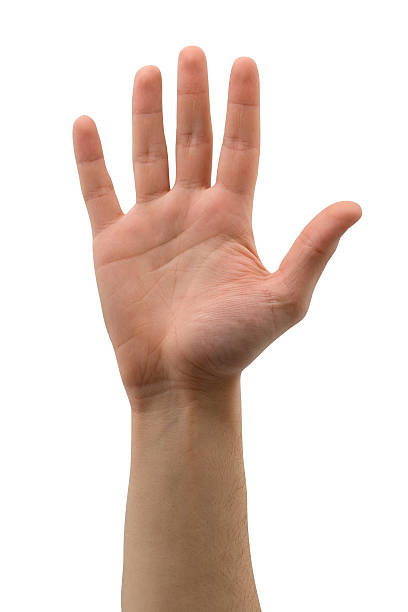
#> input picture AI - Hand Gesture Recognition/Method1-SilhouetteIsolation/hand.jpg, 408 x 612 px
$ python hand_silhouette_isolation.py
#> lines starting #> are read from the running program, lines starting #| are printed output that depends on the picture; after the words box and inside, x2 and y2 are one past the last pixel; in counts of white or black regions, pixels touching at a corner belong together
import cv2
import numpy as np
import matplotlib.pyplot as plt
from sklearn.cluster import DBSCAN

def binary_mapping(image_path):
    # Read the image
    image = cv2.imread(image_path)
    # Convert to grayscale
    gray = cv2.cvtColor(image, cv2.COLOR_BGR2GRAY)
    # Apply Gaussian blur to reduce noise
    blurred = cv2.GaussianBlur(gray, (3, 3), 0)
    # Apply adaptive thresholding
    binary = cv2.adaptiveThreshold(blurred, 255, cv2.ADAPTIVE_THRESH_GAUSSIAN_C, cv2.THRESH_BINARY_INV, 25, 1)
    # Apply morphological operations to fill gaps
    kernel = np.ones((8, 6), np.uint8)
    binary = cv2.morphologyEx(binary, cv2.MORPH_CLOSE, kernel)
    return binary

def find_landmarks(binary_image):
    # Define the region of interest: from the top of the image to the middle
    height, width = binary_image.shape
    roi = binary_image[:height * 3 // 5, :]

    # Find contours in the region of interest
    contours, _ = cv2.findContours(roi, cv2.RETR_EXTERNAL, cv2.CHAIN_APPROX_SIMPLE)
    # Assuming the largest contour is the hand
    hand_contour = max(contours, key=cv2.contourArea)
    # Find convex hull and convexity defects
    hull_indices = cv2.convexHull(hand_contour, returnPoints=False)
    defects = cv2.convexityDefects(hand_contour, hull_indices)

    # Convert hull indices to points
    hull_points = [tuple(hand_contour[idx][0]) for idx in hull_indices.flatten()]

    # Identify key points: fingertips and base of the hand
    landmarks = []
    if defects is not None:
        for i in range(defects.shape[0]):
            s, e, f, d = defects[i, 0]
            start = tuple(hand_contour[s][0])
            end = tuple(hand_contour[e][0])
            landmarks.extend([start, end])

    # Remove duplicate points
    landmarks = list(set(landmarks))

    # Convert landmarks to a numpy array for clustering
    landmarks_array = np.array(landmarks)

    # Apply DBSCAN clustering to combine nearby points
    clustering = DBSCAN(eps=21, min_samples=1).fit(landmarks_array)
    unique_landmarks = []
    for cluster_id in set(clustering.labels_):
        cluster_points = landmarks_array[clustering.labels_ == cluster_id]
        # Compute the average point of the cluster
        mean_point = np.mean(cluster_points, axis=0)
        unique_landmarks.append(tuple(mean_point.astype(int)))

    # Filter out points that are too far from the convex hull (likely on the arm)
    unique_landmarks = [point for point in unique_landmarks if cv2.pointPolygonTest(np.array(hull_points), (int(point[0]), int(point[1])), True) > -50]

    # Ensure we have exactly 5 fingertips
    if len(unique_landmarks) > 5:
        # Sort landmarks based on y-coordinate (height) and keep the top 5 fingertips
        unique_landmarks = sorted(unique_landmarks, key=lambda x: x[1])[:5]
    elif len(unique_landmarks) < 5:
        raise ValueError("Could not identify exactly 5 fingertips.")

    # Find the base of the palm by taking the bottom-most point in the hand contour within the ROI
    base_palm = tuple(max(hand_contour, key=lambda x: x[0][1])[0])
    unique_landmarks.append(base_palm)

    return hand_contour, unique_landmarks


def draw_skeleton(image, hand_contour, landmarks):
    # Draw hand contour
    cv2.drawContours(image, [hand_contour], -1, (0, 255, 0), 2)
    # Draw landmarks
    for point in landmarks:
        cv2.circle(image, point, 5, (0, 0, 255), -1)

    # Connect fingertips to the base of the palm
    base_palm = max(landmarks, key=lambda x: x[1])  # Bottom-most point
    for point in landmarks:
        if tuple(point) != tuple(base_palm):
            cv2.line(image, point, base_palm, (255, 0, 0), 2)

    return image

def main(image_path):
    binary = binary_mapping(image_path)
#> in binary_mapping, image is the input picture: shape (612, 408, 3); mean B, G, R 206.6, 214.2, 230.3
#> in binary_mapping, `gray = cv2.cvtColor(image, cv2.COLOR_BGR2GRAY)`:
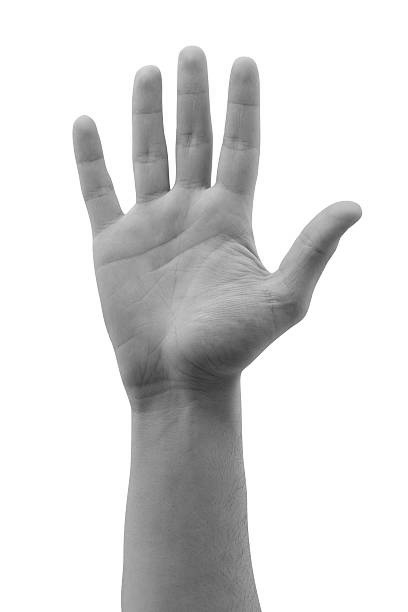
#> gray: shape (612, 408); min 48, max 255, mean 218.1
#> in binary_mapping, `binary = cv2.adaptiveThreshold(blurred, 255, cv2.ADAPTIVE_THRESH_GAUSS..`:
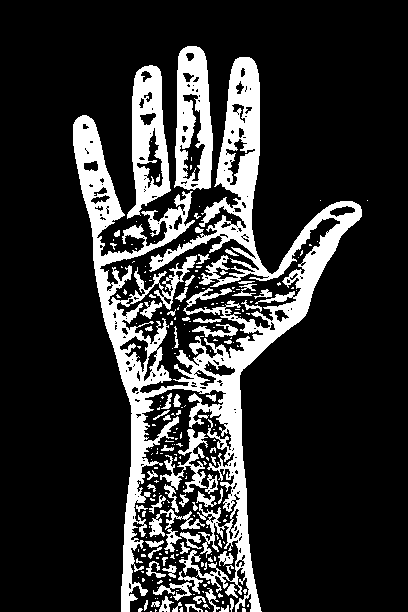
#> binary: shape (612, 408); 18.5% white; 232 white regions (165 under 20 px), largest, box (x1, y1, x2, y2) and area: (73, 57, 362, 612) 32331, (174, 46, 213, 190) 3707, (127, 65, 171, 219) 3566
#> in binary_mapping, `binary = cv2.morphologyEx(binary, cv2.MORPH_CLOSE, kernel)`:
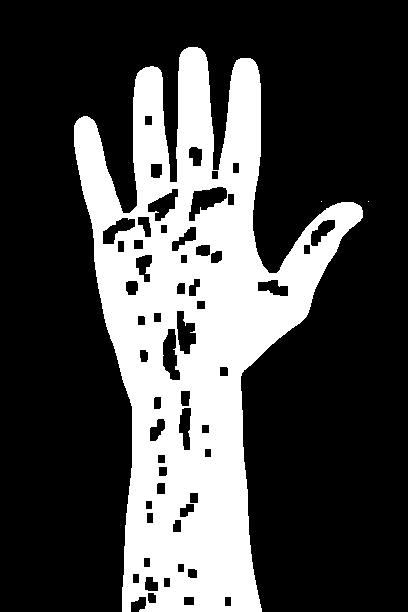
#> binary: shape (612, 408); 28.4% white; 3 white regions (2 under 20 px), largest, box (x1, y1, x2, y2) and area: (74, 47, 363, 612) 70853
    hand_contour, landmarks = find_landmarks(binary)
#> in find_landmarks, `roi = binary_image[:height * 3 // 5, :]`:
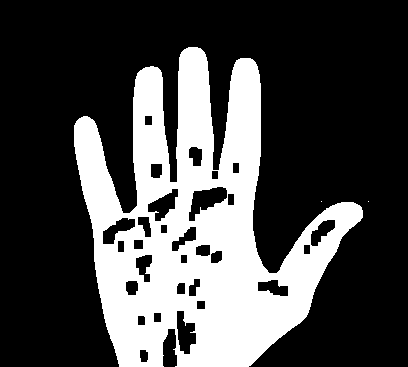
#> roi: shape (367, 408); 29.2% white; 3 white regions (2 under 20 px)
#> in find_landmarks, `contours, _ = cv2.findContours(roi, cv2.RETR_EXTERNAL, cv2.CHAIN_APPRO..`: contours = 3 contours, 2 with area under 20; largest, box (x1, y1, x2, y2) and area: (74, 47, 363, 367) 48045
#> in find_landmarks, `hand_contour = max(contours, key=cv2.contourArea)`: hand_contour = contour of 533 points, box (x1, y1, x2, y2) (74, 47, 363, 367), area 48045
#> in find_landmarks, `hull_indices = cv2.convexHull(hand_contour, returnPoints=False)`: hull_indices = 26 values, max 532 at index 0, min 0 at index 25, mean 236.7
#> in find_landmarks, `defects = cv2.convexityDefects(hand_contour, hull_indices)`: defects = 20 rows, first 6: [0, 46, 19, 30041], [46, 48, 47, 114], [48, 50, 49, 142], [50, 138, 69, 27028], [139, 143, 140, 114], [144, 146, 145, 217]
#> in find_landmarks, `hull_points = [tuple(hand_contour[idx][0]) for idx in hull_indices.fla..`: hull_points = 26 pairs, first value 74 to 362, second value 47 to 366
#> the loop in find_landmarks, `for i in range(defects.shape[0]):` made 20 passes
#> (s, e, f, d, start, end) on passes 1 to 12: (0, 46, 19, 30041, (188, 47), (145, 67)), (46, 48, 47, 114, (145, 67), (143, 68)), (48, 50, 49, 142, (143, 68), (140, 70)), (50, 138, 69, 27028, (140, 70), (79, 118)), (139, 143, 140, 114, (76, 121), (74, 125)), (144, 146, 145, 217, (74, 146), (75, 153)), (146, 148, 147, 210, (75, 153), (76, 159)), (148, 192, 179, 1283, (76, 159), (98, 288)), (192, 204, 197, 251, (98, 288), (104, 318)), (204, 208, 205, 186, (104, 318), (106, 326)), (208, 232, 225, 375, (106, 326), (118, 363)), (232, 234, 233, 162, (118, 363), (119, 366))
#> after the loop in find_landmarks, `for i in range(defects.shape[0]):`: landmarks = 40 pairs, first value 74 to 362, second value 47 to 366
#> in find_landmarks, `landmarks = list(set(landmarks))`: landmarks has the same summary as hull_points
#> in find_landmarks, `landmarks_array = np.array(landmarks)`: landmarks_array has the same summary as hull_points
#> the loop in find_landmarks, `for cluster_id in set(clustering.labels_):` made 10 passes
#> (cluster_points, mean_point) on passes 1, 3, 4, 5, 6, 7, 8, 9: ([[299, 323], [306, 316]], [302.5, 319.5]), ([[118, 363], [119, 366]], [118.5, 364.5]), ([[248, 366], [250, 365]], [249, 365.5]), ([[140, 70], [143, 68], [145, 67]], [142.7, 68.33]), ([[362, 217], [362, 210], [361, 207]], [361.7, 211.3]), ([[250, 58], [255, 62], [252, 59]], [252.3, 59.67]), ([[104, 318], [106, 326]], [105, 322]), ([[197, 47], [188, 47]], [192.5, 47])
#> mean_point on passes 2, 10: [75.67, 137], [98, 288]
#> after the loop in find_landmarks, `for cluster_id in set(clustering.labels_):`: unique_landmarks = [(302, 319), (75, 137), (118, 364), (249, 365), (142, 68), (361, 211), (252, 59), (105, 322), (192, 47), (98, 288)]
#> in find_landmarks, `unique_landmarks = sorted(unique_landmarks, key=lambda x: x[1])[:5]`: unique_landmarks = [(192, 47), (252, 59), (142, 68), (75, 137), (361, 211)]
#> in find_landmarks, `base_palm = tuple(max(hand_contour, key=lambda x: x[0][1])[0])`: base_palm = (119, 366)
#> landmarks = [(192, 47), (252, 59), (142, 68), (75, 137), (361, 211), (119, 366)]
    original_image = cv2.imread(image_path)
    skeleton_image = draw_skeleton(original_image, hand_contour, landmarks)
#> the loop in draw_skeleton, `for point in landmarks:` made 6 passes
#> after the loop in draw_skeleton, `for point in landmarks:`:
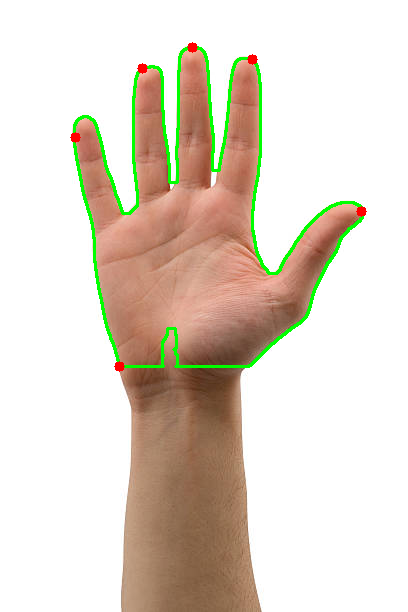
#> image: shape (612, 408, 3); mean B, G, R 202.5, 215.6, 225.3
#> in draw_skeleton, `base_palm = max(landmarks, key=lambda x: x[1])`: base_palm = (119, 366)
#> after the loop in draw_skeleton, `for point in landmarks:`:
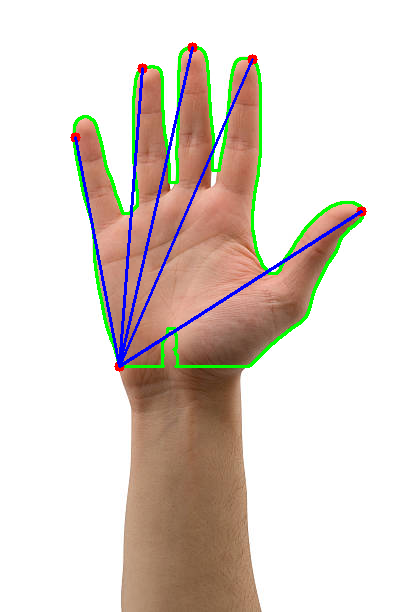
#> image: shape (612, 408, 3); 1.72% of pixels changed, all inside (x1, y1, x2, y2) = (74, 46, 363, 368)

    # Display results
    plt.figure(figsize=(10, 5))
    plt.subplot(1, 3, 1)
    plt.title('Original Image')
    plt.imshow(cv2.cvtColor(cv2.imread(image_path), cv2.COLOR_BGR2RGB))

    plt.subplot(1, 3, 2)
    plt.title('Binary Image')
    plt.imshow(binary, cmap='gray')

    plt.subplot(1, 3, 3)
    plt.title('Skeleton Image')
    plt.imshow(cv2.cvtColor(skeleton_image, cv2.COLOR_BGR2RGB))

    plt.show()
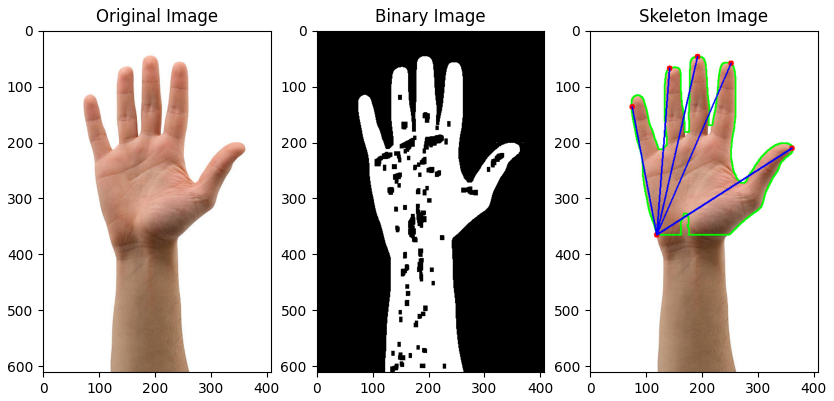
#> figure drawn by matplotlib, 3 panels

# Path to the image
image_path = 'hand.jpg'
main(image_path)
